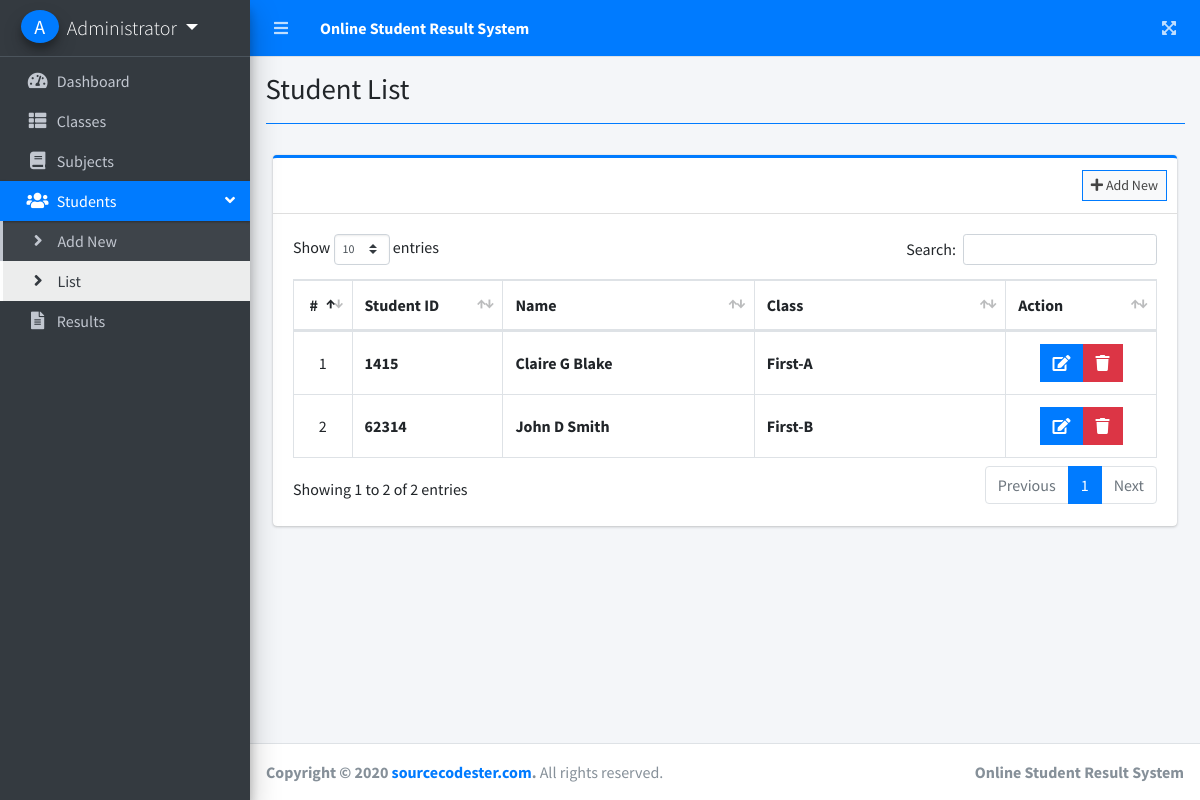
The app's page /index.php?page=student_list (signed in) with its own data.
### tables this page shows
CREATE TABLE `students` (
  `id` int(30) NOT NULL,
  `student_code` varchar(50) NOT NULL,
  `firstname` varchar(200) NOT NULL,
  `middlename` varchar(200) NOT NULL,
  `lastname` varchar(200) NOT NULL,
  `gender` varchar(50) NOT NULL,
  `address` text NOT NULL,
  `class_id` int(30) NOT NULL,
  `date_created` datetime NOT NULL DEFAULT current_timestamp()
);

### student_list.php (the view, shortened to what this page needs)
<?php include'db_connect.php' ?>
<div class="col-lg-12">
	<div class="card card-outline card-primary">
		<div class="card-header">
			<div class="card-tools">
				<a class="btn btn-block btn-sm btn-default btn-flat border-primary " href="./index.php?page=new_student"><i class="fa fa-plus"></i> Add New</a>
			</div>
		</div>
		<div class="card-body">
			<table class="table tabe-hover table-bordered" id="list">
				<colgroup>
					<col width="5%">
					<col width="15%">
					<col width="25%">
					<col width="25%">
					<col width="15%">
				</colgroup>
				<thead>
					<tr>
						<th class="text-center">#</th>
						<th>Student ID</th>
						<th>Name</th>
						<th>Class</th>
						<th>Action</th>
					</tr>
				</thead>
				<tbody>
					<?php
					$i = 1;
					$qry = $conn->query("SELECT s.*,concat(c.level,'-',c.section) as class,concat(firstname,' ',middlename,' ',lastname) as name FROM students s inner join classes c on c.id = s.class_id order by concat(firstname,' ',middlename,' ',lastname) asc  ");
					while($row= $qry->fetch_assoc()):
					?>
					<tr>
						<td class="text-center"><?php echo $i++ ?></td>
						<td class=""><b><?php echo $row['student_code'] ?></b></td>
						<td><b><?php echo ucwords($row['name']) ?></b></td>
						<td><b><?php echo ucwords($row['class']) ?></b></td>
						<td class="text-center">
		                    <div class="btn-group">
		                        <a href="index.php?page=edit_student&id=<?php echo $row['id'] ?>" class="btn btn-primary btn-flat ">
		                          <i class="fas fa-edit"></i>
		                        </a>
		                        <button type="button" class="btn btn-danger btn-flat delete_student" data-id="<?php echo $row['id'] ?>">
		                          <i class="fas fa-trash"></i>
		                        </button>
	                      </div>
						</td>
					</tr>
				<?php endwhile; ?>
				</tbody>
			</table>
		</div>
	</div>
</div>

### student_list.php (style rules this page uses)
table td { vertical-align: middle !important; }

### records on screen
students: student_code "1415", name "Claire G Blake", class "First-A"
students: student_code "62314", name "John D Smith", class "First-B"

### other values on screen
$_SESSION['system']['name'] "Online Student Result System"
$_SESSION['login_firstname'].' '.$_SESSION['login_lastname'] "Administrator"
$title "Student List"
